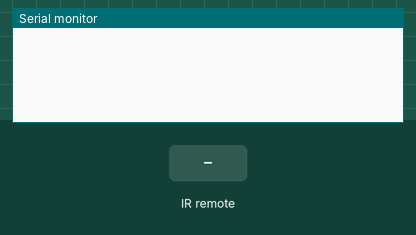
Recording of a sketch running on a simulated Arduino Uno, built with avr-gcc and run on an emulated ATmega328P. Shown: the last lines printed to the serial monitor. Inputs (shaded band) come from the test bench.

Above: at 1.2 s.
1.3 s: infrared code 0xFFA857 received
At 1.7 s:
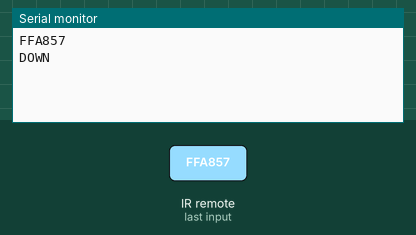
2.8 s: infrared code 0xFF906F received
At 4.0 s:
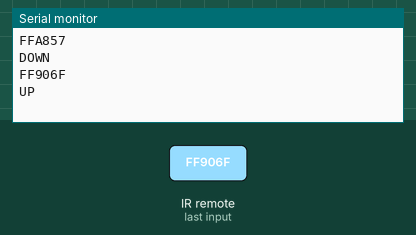
4.3 s: infrared code 0xFFFFFFFF received
At 5.3 s:
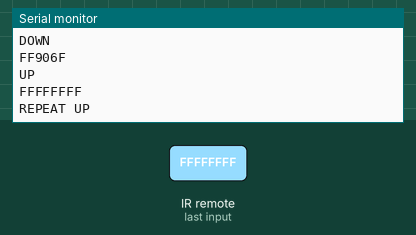

The sketch:

sketch.ino
```cpp
#include <IRremote.h>
IRrecv irrecv(11); // Receive on pin 11
decode_results results;
int last;

void setup()
{
  Serial.begin(9600);
  irrecv.enableIRIn(); // Start the receiver
}

void loop() {
  if (irrecv.decode(&results)) {
    Serial.println(results.value, HEX);
    if (results.value == 0xFFA857) {
      Serial.println("DOWN");
      last = 1;
    }
    else if (results.value == 0xFF906F) {
      Serial.println("UP");
      last = 2;
    }
    else if (results.value == 0xFFFFFFFF) {
      Serial.print("REPEAT ");
      switch ( last ) {
	case 0:
          Serial.println("IGNORE");
	  break;
	case 1:
          Serial.println("DOWN");
	  break;
	case 2:
          Serial.println("UP");
	  break;
      }
    }
    else {
      Serial.println("IGNORE");
      last = 0;
    }
    irrecv.resume(); // Continue receiving
  }
}
```

Measured:
- after the input at 1.3 s, the serial monitor: prints a new line at once (image 1)
- after the input at 2.8 s, the serial monitor: prints a new line at once (image 2)
- after the input at 4.3 s, the serial monitor: prints a new line at once (image 3)
